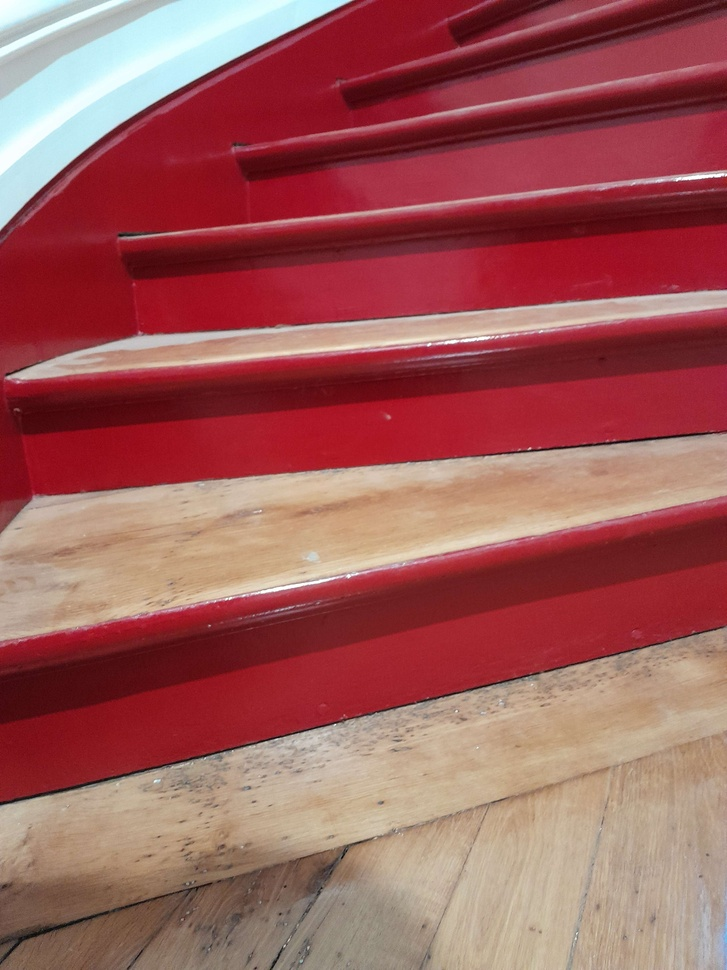
#> input picture images/4.jpg, 727 x 970 px, shrunk from 3060 x 4080 before the run
$ python extraction_lignes.py   (older library calls are emulated)
#> lines starting #> are read from the running program, lines starting #| are printed output that depends on the picture; after the words box and inside, x2 and y2 are one past the last pixel; in counts of white or black regions, pixels touching at a corner belong together
### code/pretraitement.py
import cv2
import numpy as np
import matplotlib.pyplot as plt

def pretraitement_image(image_path, visualiser=False):
    """
    Réalise le prétraitement d'une image pour la détection d'escaliers.

    Étapes:
    1. Conversion en niveaux de gris
    2. Application d'un filtre gaussien pour réduire le bruit
    3. Égalisation d'histogramme pour améliorer le contraste

    Args:
        image_path (str): Chemin vers l'image à traiter
        visualiser (bool): Si True, affiche les étapes intermédiaires

    Returns:
        image_traitee (numpy.ndarray): Image prétraitée
    """
#> called with image_path = '../images/4.jpg', visualiser = True
    image = cv2.imread(image_path)
#> image is the input picture: shape (970, 727, 3); mean B, G, R 89.6, 91, 158.5
    if image is None:
        raise FileNotFoundError(f"Impossible de charger l'image: {image_path}")

    # On applique tout le pre traitement
    image_gris = cv2.cvtColor(image, cv2.COLOR_BGR2GRAY)

    image_lissee = cv2.GaussianBlur(image_gris, (5, 5), 0) # Flou Gaussien

    image_egalisee = cv2.equalizeHist(image_lissee) # On egalise l'histogramme

    # Ici on n'applique pas Otsu
    image_traitee = image_egalisee

    # Visualisation des étapes si demandé
    if visualiser:
        plt.figure(figsize=(15, 10))

        plt.subplot(2, 2, 1)
        plt.title("Image originale")
        plt.imshow(cv2.cvtColor(image, cv2.COLOR_BGR2RGB))
        plt.axis('off')

        plt.subplot(2, 2, 2)
        plt.title("Image en niveaux de gris")
        plt.imshow(image_gris, cmap='gray')
        plt.axis('off')

        plt.subplot(2, 2, 3)
        plt.title("Image après filtre gaussien")
        plt.imshow(image_lissee, cmap='gray')
        plt.axis('off')

        plt.subplot(2, 2, 4)
        plt.title("Image prétraitée (après égalisation d'histogramme)")
        plt.imshow(image_traitee, cmap='gray')
        plt.axis('off')

        plt.tight_layout()
        plt.show()

        plt.figure(figsize=(15, 5))

        plt.subplot(1, 2, 1)
        plt.title("Histogramme avant égalisation")
        plt.hist(image_lissee.flatten(), 256, [0, 256], color='r')
        plt.xlim([0, 256])

        plt.subplot(1, 2, 2)
        plt.title("Histogramme après égalisation")
        plt.hist(image_egalisee.flatten(), 256, [0, 256], color='b')
        plt.xlim([0, 256])

        plt.tight_layout()
        plt.show()

    return image_traitee

# [15 lines left out: function test_pretraitement, not called in this run]

# [2 lines that do not run on import are left out]

### code/detection_contours.py
import cv2
import numpy as np
import matplotlib.pyplot as plt

def amplifier_contours_verticaux(image, facteur_amplification=2.0):
    """
    Amplifie spécifiquement les contours verticaux dans une image.

    Args:
        image (numpy.ndarray): Image d'entrée (gradients ou contours)
        facteur_amplification (float): Facteur par lequel amplifier les contours verticaux

    Returns:
        numpy.ndarray: Image avec les contours verticaux amplifiés.
    """
    # Appliquer un filtre de Sobel pour faire ressortir les contours verticaux
    gradient_y = cv2.Sobel(image, cv2.CV_64F, 0, 1, ksize=3)
    # Conversion en valeur absolue et normalisation
    gradient_y_abs = cv2.convertScaleAbs(gradient_y)
    kernel_vertical = np.ones((5, 1), np.uint8)
    contours_verticaux = cv2.morphologyEx(gradient_y_abs, cv2.MORPH_CLOSE, kernel_vertical)

    # Amplifier les contours verticaux dans l'image originale
    image_amplifiee = cv2.addWeighted(image, 1.0, contours_verticaux, facteur_amplification - 1.0, 0)
    return image_amplifiee

def detection_contours(image_pretraitee, visualiser=False):
    """
    Réalise la détection des contours en utilisant l'implémentation optimisée d'OpenCV.
    Donne une importance accrue aux contours verticaux pour la détection d'escaliers.

    Args:
        image_pretraitee (numpy.ndarray): Image prétraitée et seuillée
        visualiser (bool): Si True, affiche les étapes intermédiaires

    Returns:
        contours (numpy.ndarray): Image des contours détectés avec emphase sur les verticaux
    """
#> called with visualiser = True
    # Gradient horizontal (dérivée selon x)
    gradient_x = cv2.Sobel(image_pretraitee, cv2.CV_64F, 1, 0, ksize=3)
    # Gradient vertical (dérivée selon y)
    gradient_y = cv2.Sobel(image_pretraitee, cv2.CV_64F, 0, 1, ksize=3)

    # Donner plus de poids au gradient y pour accentuer les contours horizontaux, ca correspond aux marches sur l'image
    poids_x = 1.0
    poids_y = 2.5

    magnitude = np.sqrt((poids_x * gradient_x)**2 + (poids_y * gradient_y)**2)
    magnitude = cv2.normalize(magnitude, None, 0, 255, cv2.NORM_MINMAX, cv2.CV_8U)

    direction = np.arctan2(gradient_y, gradient_x)

    # Amplifier spécifiquement les contours verticaux
    magnitude_amplifiee = amplifier_contours_verticaux(magnitude, facteur_amplification=1.8)
#> in amplifier_contours_verticaux, `gradient_y_abs = cv2.convertScaleAbs(gradient_y)`:
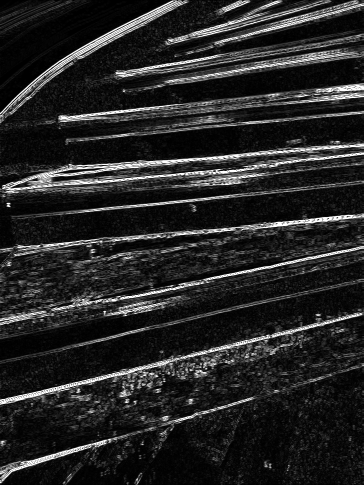
#> gradient_y_abs: shape (970, 727) (shown at 1/2 size); min 0, max 255, mean 37.9

    # Calcul des contours avec l'implémentation optimisée de Canny d'OpenCV
    # On défini un seuillage arbitraire
    seuil_bas = 30
    seuil_haut = 100
    contours_opencv = cv2.Canny(magnitude_amplifiee.astype(np.uint8), seuil_bas, seuil_haut)
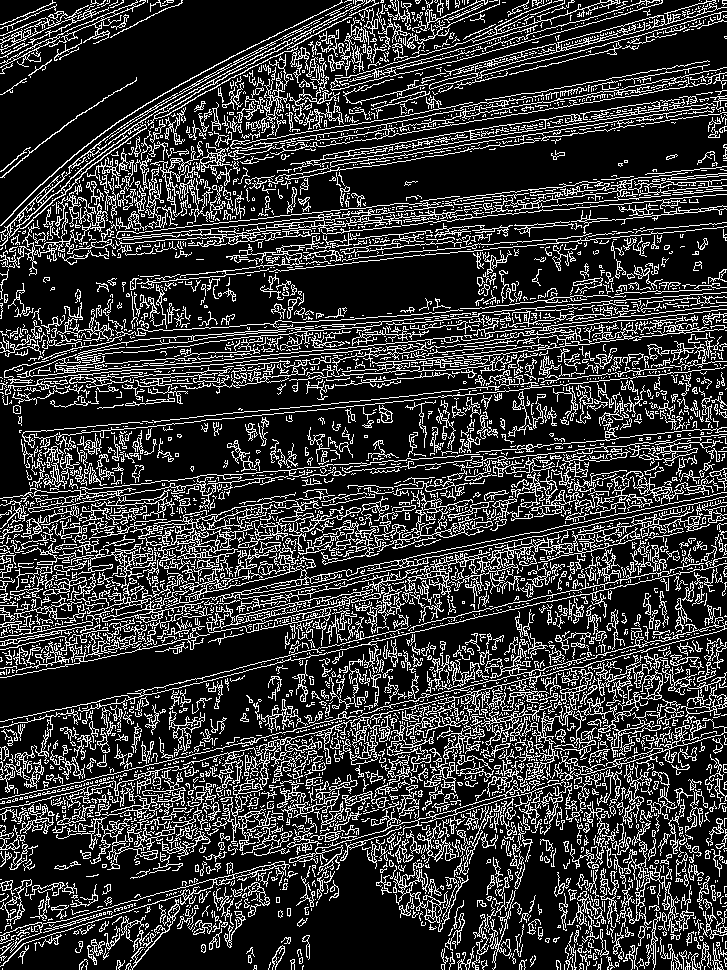
#> contours_opencv: shape (970, 727); 21.5% white in thin lines or dots

    kernel_vertical = np.ones((7, 1), np.uint8)
    # On ampliphie les contours horizontaux et verticaux
    contours_verticaux = cv2.morphologyEx(contours_opencv, cv2.MORPH_CLOSE, kernel_vertical)
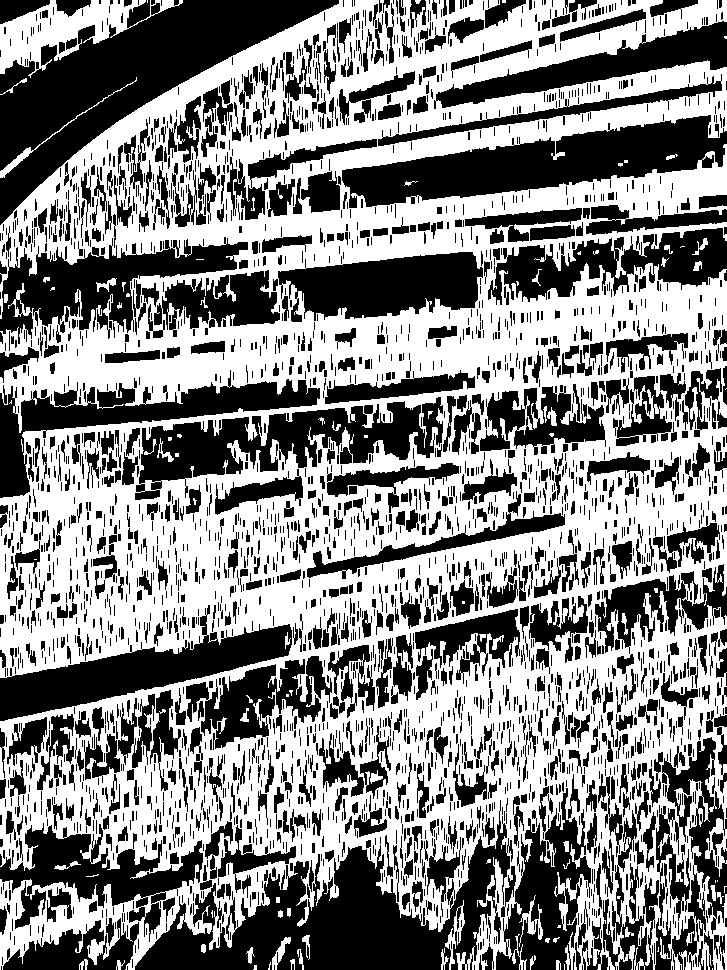
#> contours_verticaux: shape (970, 727); 52.5% white; 3032 black regions (1955 under 20 px), largest, box (x1, y1, x2, y2) and area: (0, 0, 339, 225) 26011, (135, 800, 513, 970) 23975, (342, 115, 727, 208) 16749
    contours_finaux = cv2.addWeighted(contours_opencv, 0.7, contours_verticaux, 0.3, 0)

    # Si le flag est activé, on affiche les étapes
    if visualiser:
        plt.figure(figsize=(15, 10))

        plt.subplot(2, 3, 1)
        plt.title("Image prétraitée (seuillée)")
        plt.imshow(image_pretraitee, cmap='gray')
        plt.axis('off')

        plt.subplot(2, 3, 2)
        plt.title("Gradient horizontal (Sobel X)")
        plt.imshow(cv2.normalize(gradient_x, None, 0, 255, cv2.NORM_MINMAX, cv2.CV_8U), cmap='gray')
        plt.axis('off')

        plt.subplot(2, 3, 3)
        plt.title("Gradient vertical (Sobel Y)")
        plt.imshow(cv2.normalize(gradient_y, None, 0, 255, cv2.NORM_MINMAX, cv2.CV_8U), cmap='gray')
        plt.axis('off')

        plt.subplot(2, 3, 4)
        plt.title("Magnitude du gradient amplifiée")
        plt.imshow(magnitude_amplifiee, cmap='gray')
        plt.axis('off')

        plt.subplot(2, 3, 5)
        plt.title("Contours avec Canny")
        plt.imshow(contours_opencv, cmap='gray')
        plt.axis('off')

        plt.subplot(2, 3, 6)
        plt.title("Contours finaux (verticaux amplifiés)")
        plt.imshow(contours_finaux, cmap='gray')
        plt.axis('off')

        plt.tight_layout()
        plt.show()
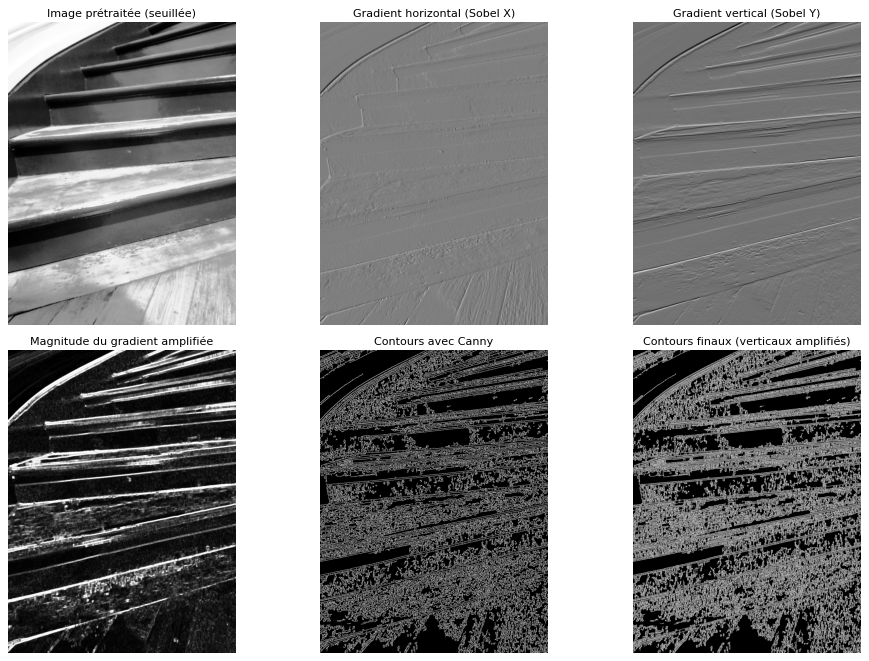
#> figure drawn by matplotlib, 6 panels

    return contours_finaux

# [23 lines left out: function test_detection_contours, not called in this run]

# [2 lines that do not run on import are left out]

### code/extraction_lignes.py
import cv2
import numpy as np
import matplotlib.pyplot as plt
import math
from pretraitement import pretraitement_image
from detection_contours import detection_contours

def extraction_lignes_simples(image_contours, visualiser=False):
    """
    Extrait simplement les lignes droites à partir d'une image de contours en utilisant
    la transformée de Hough, puis filtre les lignes selon leur orientation.

    Args:
        image_contours (numpy.ndarray): Image des contours détectés
        visualiser (bool): Si True, affiche les résultats

    Returns:
        dict: Dictionnaire contenant les lignes horizontales et verticales
    """
#> called with visualiser = True
    # Créer une image en couleur pour l'affichage des résultats
    image_resultats = cv2.cvtColor(image_contours, cv2.COLOR_GRAY2BGR) if len(image_contours.shape) == 2 else image_contours.copy()

    # On applique la trasformée de Hough pour détécler les lignes
    lignes = cv2.HoughLinesP(
        image_contours,
        rho=1,
        theta=np.pi/180,
        threshold=50,
        minLineLength=50,
        maxLineGap=10
    )
#> lignes = 1982 rows, first 6: [527, 533, 726, 732], [412, 650, 726, 964], [472, 411, 620, 263], [270, 498, 726, 954], [267, 498, 726, 957], [497, 539, 726, 768]

    if lignes is None:
        print("Aucune ligne détectée!")
        return None

    lignes_horizontales = []
    lignes_verticales = []

    # Image pour afficher séparément les lignes horizontales et verticales
    image_horizontales = image_resultats.copy()
    image_verticales = image_resultats.copy()

    for ligne in lignes:
        x1, y1, x2, y2 = ligne[0]

        # On calcule l'angle de la ligne
        if x2 - x1 == 0:
            angle = 90
        else:
            angle = abs(math.degrees(math.atan2(y2 - y1, x2 - x1)))

        if angle < 30 or angle > 150:  # On applique une tolérance de 30 degré
            lignes_horizontales.append(ligne)
            cv2.line(image_resultats, (x1, y1), (x2, y2), (0, 255, 0), 2)
            cv2.line(image_horizontales, (x1, y1), (x2, y2), (0, 255, 0), 2)

        elif 60 < angle < 120:
            lignes_verticales.append(ligne)
            cv2.line(image_resultats, (x1, y1), (x2, y2), (0, 0, 255), 2)
            cv2.line(image_verticales, (x1, y1), (x2, y2), (0, 0, 255), 2)
#> this loop made 1982 passes
#> (x1, y1, x2, y2, angle) on passes 1 to 8: (527, 533, 726, 732, 45), (412, 650, 726, 964, 45), (472, 411, 620, 263, 45), (270, 498, 726, 954, 45), (267, 498, 726, 957, 45), (497, 539, 726, 768, 45), (658, 903, 722, 967, 45), (3, 401, 726, 299, 8.03)
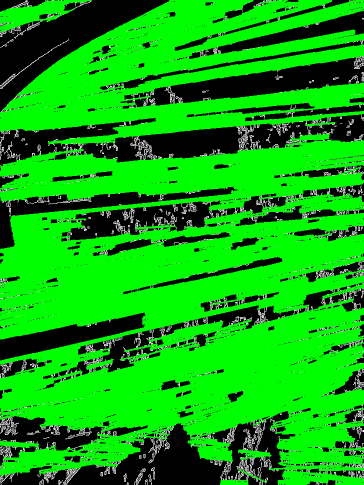
#> image_horizontales: shape (970, 727, 3) (shown at 1/2 size); mean B, G, R 9.6, 171.2, 9.6
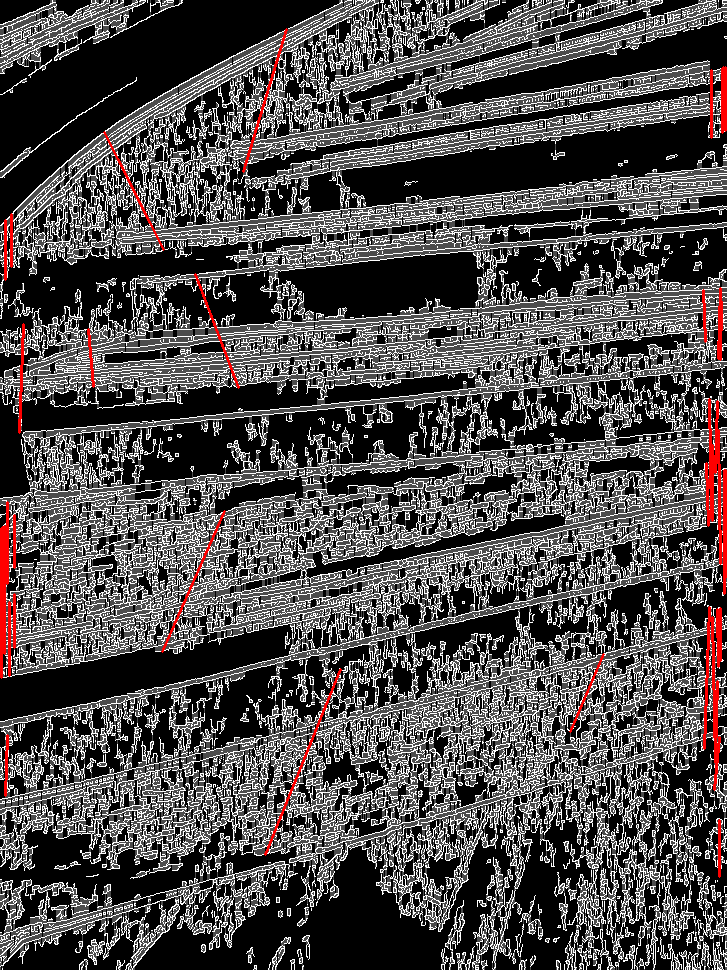
#> image_verticales: shape (970, 727, 3); mean B, G, R 76.9, 76.9, 80.2
#> after the loop, lignes_horizontales = 1888 items, first 6: [[3, 401, 726, 299]], [[0, 659, 587, 468]], [[160, 918, 259, 866]], [[1, 233, 726, 92]], [[50, 259, 726, 176]], [[308, 149, 726, 68]]; lignes_verticales = 41 items, first 6: [[88, 329, 93, 386]], [[104, 132, 163, 249]], [[265, 854, 340, 669]], [[162, 651, 224, 511]], [[11, 266, 11, 214]], [[195, 274, 238, 387]]

    # Visualisation des résultats si le flag visualiser est a True
    if visualiser:
        plt.figure(figsize=(15, 10))

        plt.subplot(2, 2, 1)
        plt.title("Image des contours")
        plt.imshow(image_contours, cmap='gray')
        plt.axis('off')

        plt.subplot(2, 2, 2)
        plt.title(f"Toutes les lignes (H: {len(lignes_horizontales)}, V: {len(lignes_verticales)})")
        plt.imshow(cv2.cvtColor(image_resultats, cv2.COLOR_BGR2RGB))
        plt.axis('off')

        plt.subplot(2, 2, 3)
        plt.title(f"Lignes horizontales ({len(lignes_horizontales)})")
        plt.imshow(cv2.cvtColor(image_horizontales, cv2.COLOR_BGR2RGB))
        plt.axis('off')

        plt.subplot(2, 2, 4)
        plt.title(f"Lignes verticales ({len(lignes_verticales)})")
        plt.imshow(cv2.cvtColor(image_verticales, cv2.COLOR_BGR2RGB))
        plt.axis('off')

        plt.tight_layout()
        plt.show()
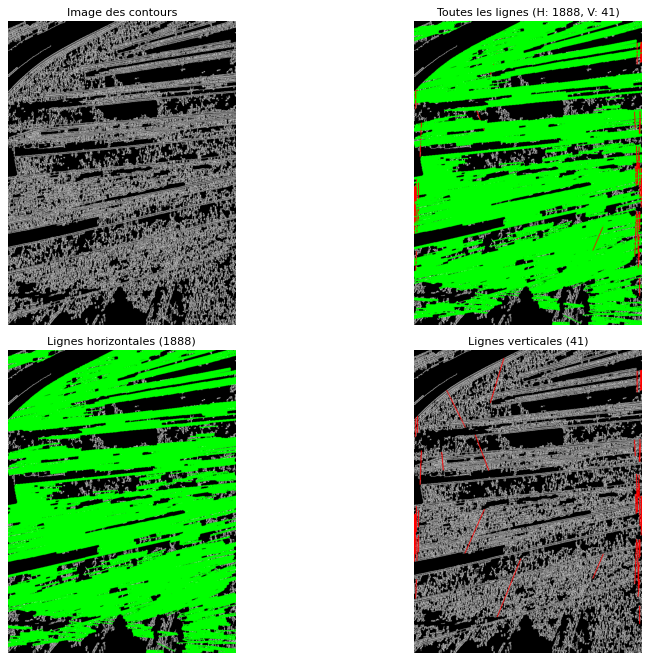
#> figure drawn by matplotlib, 4 panels

    # Résultats simples
    resultats = {
        "lignes_horizontales": lignes_horizontales,
        "lignes_verticales": lignes_verticales,
        "image_resultats": image_resultats,
        "image_horizontales": image_horizontales,
        "image_verticales": image_verticales
    }

    return resultats

def detection_escaliers_simplifiee(image_path, visualiser=False):
    """
    Pipeline simplifié pour l'extraction des lignes d'escaliers:
    1. Prétraitement de l'image
    2. Détection des contours
    3. Extraction des lignes et filtrage par orientation

    Args:
        image_path (str): Chemin vers l'image à analyser
        visualiser (bool): Si True, affiche les résultats de chaque étape

    Returns:
        dict: Résultats contenant les lignes et images
    """
    print("1. Prétraitement de l'image...")
    image_pretraitee = pretraitement_image(image_path, visualiser=visualiser)

    print("2. Détection des contours...")
    contours = detection_contours(image_pretraitee, visualiser=visualiser)

    print("3. Extraction des lignes droites...")
    resultats = extraction_lignes_simples(contours, visualiser=visualiser)
#> resultats = 5 items

    if resultats:
        print("\nExtraction terminée!")
        print(f"Lignes horizontales détectées: {len(resultats['lignes_horizontales'])}")
#| Lignes horizontales détectées: 1888
        print(f"Lignes verticales détectées: {len(resultats['lignes_verticales'])}")
#| Lignes verticales détectées: 41

        # Sauvegarder les images finales
        cv2.imwrite("lignes_filtrees.jpg", resultats['image_resultats'])
        cv2.imwrite("lignes_horizontales.jpg", resultats['image_horizontales'])
        cv2.imwrite("lignes_verticales.jpg", resultats['image_verticales'])
        print("Images des lignes sauvegardées!")

    return resultats

if __name__ == "__main__":
    image_path = "../images/4.jpg"

    try:
        # On execute tout le processus de traitement
        resultats = detection_escaliers_simplifiee(image_path, visualiser=True)
#> resultats = 5 items
    except Exception as e:
        print(f"Erreur lors de l'extraction des lignes: {e}")
